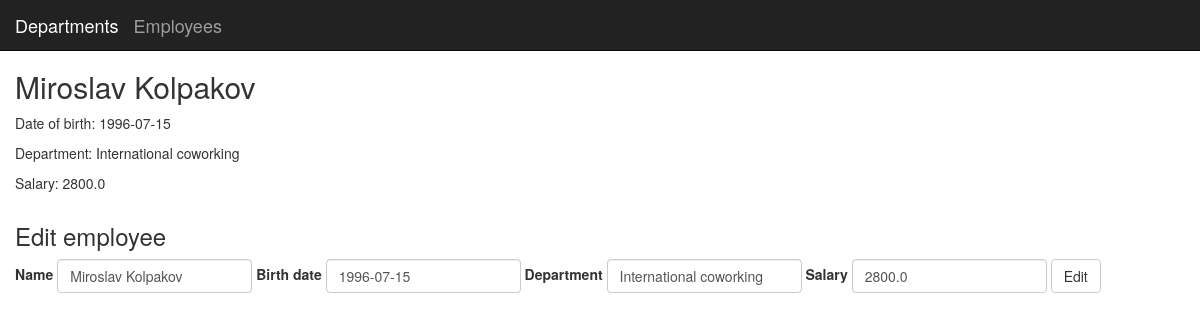
/employee/3, run on an earlier commit of the app's database.
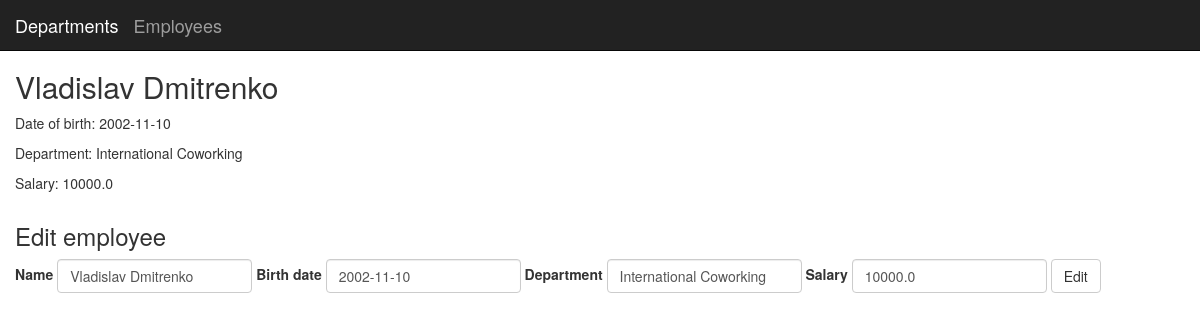
And on a later commit of the database.
### application/models/models.py (models this page shows, shortened)
class Employee(db.Model):
    id = db.Column(db.Integer, primary_key=True)
    name = db.Column(db.String(90), nullable=False)
    birth_date = db.Column(db.Date, nullable=False)
    department = db.Column(db.String(50), nullable=False)
    salary = db.Column(db.Float, nullable=False)

### application/views/views_employees.py (the view)
@app.route("/employee/<id_>")
def employee(id_):
    emp = Employee.query.get(id_)
    form = EditEmployeeForm()
    if not emp:
        abort(404)
    return render_template("employee.html", employee=emp, form=form)

### application/forms/forms.py
class EditEmployeeForm(FlaskForm):
    name = StringField("Name", validators=[DataRequired()])
    birth_date = StringField("Birth date", validators=[DataRequired()])
    department = StringField("Department", validators=[DataRequired()])
    salary = FloatField("Salary", validators=[DataRequired()])
    edit = SubmitField("Edit")

### application/templates/employee.html (shortened to what this page needs)
{% extends "base.html" %}
{% block content %}
<div class="container">
<h2>{{employee.name}}</h2>
<p>Date of birth: {{employee.birth_date}}</p>
<p>Department: {{employee.department}}</p>
<p>Salary: {{employee.salary}}</p>
</div>
<div class="container">
  <h3>Edit employee</h3>
  <form method="POST" class="form-inline">
    <div class="form-group">
      {{ form.name.label }}
      {{ form.name(class="form-control", placeholder="Enter name", value=employee.name)}}
    </div>
    <div class="form-group">
      {{ form.birth_date.label }}
      {{ form.birth_date(class="form-control", placeholder="Enter birth date", value=employee.birth_date)}}
    </div>
    <div class="form-group">
      {{ form.department.label }}
      {{ form.department(class="form-control", placeholder="Enter department name", value=employee.department)}}
    </div>
    <div class="form-group">
      {{ form.salary.label }}
      {{ form.salary(class="form-control", placeholder="Enter salary", value=employee.salary)}}
    </div>
    {{ form.edit(class="btn btn-default")}}
  </form>
</div>
{% endblock %}

What changed in the data, as far as the page shows it:
changed Employee: name "Miroslav Kolpakov" → "Vladislav Dmitrenko"; birth_date "1996-07-15" → "2002-11-10"; department "International coworking" → "International Coworking"; salary "2800.0" → "10000.0"
